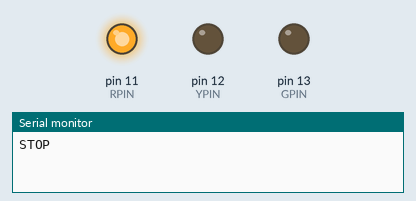
A sketch run on a simulated Arduino Uno, built with avr-gcc and run on an emulated ATmega328P. Shown: output pins drawn as LEDs (lit = HIGH), the last lines printed to the serial monitor.

Above: at 1.0 s.
At 2.5 s:
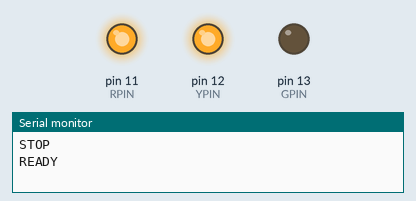
At 4.0 s:
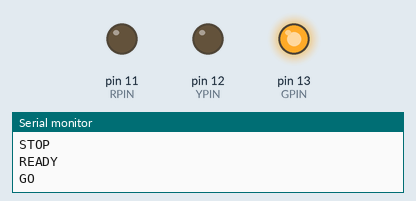
At 5.5 s:
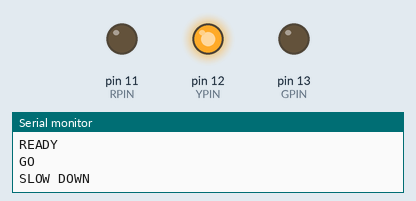
Timing chart, 0 to 7.8 s (numbered marks = the images above):
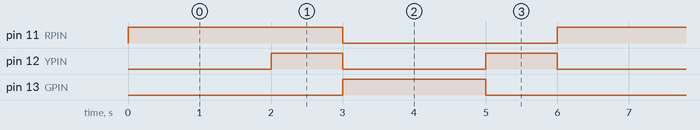

Measured:
- by itself, pin 11 (RPIN): alternates HIGH for 3.0 s and LOW for 3.0 s
- by itself, pin 12 (YPIN): alternates HIGH for 1.0 s and LOW for 2.0 s
- by itself, pin 13 (GPIN): alternates HIGH for 2.0 s and LOW for 4.0 s

The sketch:

Traffic.ino
```cpp
// This is used to define a shorthand for our pins and times. RPIN = Red Pin.
#define RPIN 11
#define YPIN 12
#define GPIN 13
#define Stime 1000
#define Ltime 1500

void setup() {
  Serial.begin(115200); // Used for communication

  // We enable the pins as output.
  pinMode(RPIN, OUTPUT);
  pinMode(YPIN, OUTPUT);
  pinMode(GPIN, OUTPUT);
}

void loop() {
  // Set all pins to low
  digitalWrite(RPIN, LOW);
  digitalWrite(YPIN, LOW);
  digitalWrite(GPIN, LOW);

  // Red light
  digitalWrite(RPIN, HIGH);
  Serial.println("STOP");
  delay(Stime*2);

  // Red and yellow
  digitalWrite(YPIN, HIGH);
  Serial.println("READY");
  delay(Stime);

  // Green light
  digitalWrite(RPIN, LOW);
  digitalWrite(YPIN, LOW);
  digitalWrite(GPIN, HIGH);
  Serial.println("GO");
  delay(Stime*2);

  // Yellow light
  digitalWrite(GPIN, LOW);
  digitalWrite(YPIN, HIGH);
  Serial.println("SLOW DOWN");
  delay(Stime);

}
```
